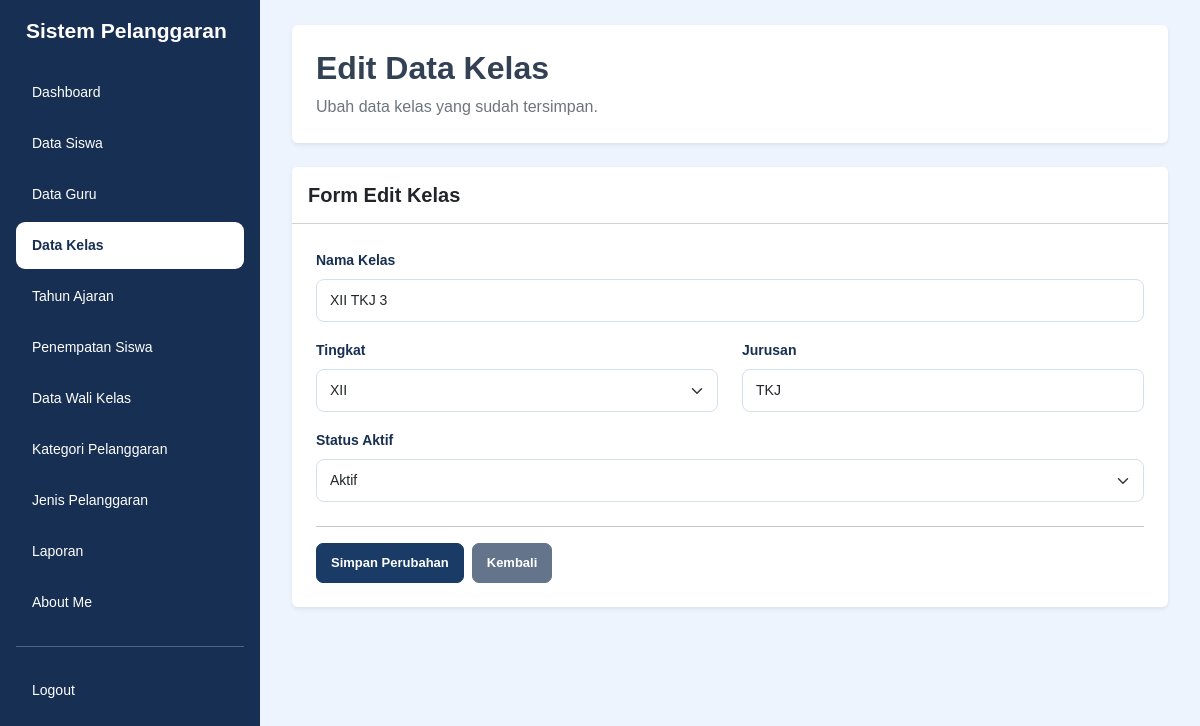
/edit_kelas.php?id=42 (signed in), run on the app's committed database.
### tables this page shows
CREATE TABLE `t_kelas` (
  `id` int(11) NOT NULL,
  `nama` varchar(100) NOT NULL,
  `tingkat` varchar(20) NOT NULL,
  `jurusan` varchar(100) NOT NULL,
  `status_aktif` tinyint(1) NOT NULL,
  `created_at` timestamp NOT NULL DEFAULT current_timestamp(),
  `updated_at` timestamp NOT NULL DEFAULT current_timestamp()
);

### edit_kelas.php (the view, shortened to what this page needs)
<?php
include 'config/koneksi.php';
$halaman = basename($_SERVER['PHP_SELF']);
$id = $_GET['id'] ?? '';
$id = (int) $id;
$query = mysqli_query($koneksi, "SELECT * FROM t_kelas WHERE id = $id");
$data = mysqli_fetch_assoc($query);
?>
<!DOCTYPE html>
<html lang="id">
<head>
    <link href="https://cdn.jsdelivr.net/npm/bootstrap@5.3.8/dist/css/bootstrap.min.css" rel="stylesheet">
    <link rel="stylesheet" href="style/style.css">
</head>
<body class="bg-light">
<div class="container-fluid">
    <div class="row">
        <div class="sidebar col-md-3 col-lg-2 position-fixed top-0 start-0 vh-100 p-3 overflow-auto">
            <h4 class="text-white mb-4">Sistem Pelanggaran</h4>
            <ul class="nav nav-pills flex-column gap-1">
                <li class="nav-item">
                    <a href="dashboard.php" class="nav-link text-white">Dashboard</a>
                </li>
                <li class="nav-item">
                    <a href="data_siswa.php" class="nav-link text-white">Data Siswa</a>
                </li>
                <li class="nav-item">
                    <a href="data_guru.php" class="nav-link text-white">Data Guru</a>
                </li>
                <li class="nav-item">
                    <a href="data_kelas.php"
                       class="nav-link <?= $halaman == 'edit_kelas.php' ? 'active' : 'text-white'; ?>">
                        Data Kelas
                    </a>
                </li>
                <li class="nav-item">
                    <a href="data_tahun_ajaran.php" class="nav-link text-white">Tahun Ajaran</a>
                </li>
                <li class="nav-item">
                    <a href="data_penempatan_siswa.php" class="nav-link text-white">Penempatan Siswa</a>
                </li>
                <li class="nav-item">
                    <a href="data_wali_kelas.php" class="nav-link text-white">Data Wali Kelas</a>
                </li>
                <li class="nav-item">
                    <a href="data_kategori_pelanggaran.php" class="nav-link text-white">Kategori Pelanggaran</a>
                </li>
                <li class="nav-item">
                    <a href="data_jenis_pelanggaran.php" class="nav-link text-white">Jenis Pelanggaran</a>
                </li>
                <li class="nav-item">
                    <a href="laporan.php" class="nav-link text-white">Laporan</a>
                </li>
                <li class="nav-item">
                    <a href="about_me.php" class="nav-link text-white">About Me</a>
                </li>
                <hr class="border-white">
                <li class="nav-item">
                    <a href="logout.php" class="nav-link text-white">Logout</a>
                </li>
            </ul>
        </div>
        <main class="content-main">
            <div class="page-content">
                <div class="bg-white rounded shadow-sm p-4 mb-4">
                    <h2 class="fw-bold mb-2">Edit Data Kelas</h2>
                    <p class="text-secondary mb-0">
                        Ubah data kelas yang sudah tersimpan.
                    </p>
                </div>
                <div class="card shadow-sm border-0">
                    <div class="card-header bg-white p-3">
                        <h5 class="mb-0 fw-bold">Form Edit Kelas</h5>
                    </div>
                    <div class="card-body p-4">
                        <form action="proses_edit_kelas.php" method="POST">
                            <div class="mb-3">
                                <label for="nama" class="form-label">Nama Kelas</label>
                                <input type="text" id="nama" name="nama"
                                       class="form-control"
                                       value="<?= htmlspecialchars($data['nama']); ?>"
                                       required>
                            </div>
                            <div class="row">
                                <div class="col-md-6 mb-3">
                                    <label for="tingkat" class="form-label">Tingkat</label>
                                    <select id="tingkat" name="tingkat"
                                            class="form-select" required>
                                        <option value="XII" <?= $data['tingkat'] == 'XII' ? 'selected' : ''; ?>>XII</option>
                                    </select>
                                </div>
                                <div class="col-md-6 mb-3">
                                    <label for="jurusan" class="form-label">Jurusan</label>
                                    <input type="text" id="jurusan" name="jurusan"
                                           class="form-control"
                                           value="<?= htmlspecialchars($data['jurusan']); ?>"
                                           required>
                                </div>
                            </div>
                            <div class="mb-4">
                                <label for="status_aktif" class="form-label">Status Aktif</label>
                                <select id="status_aktif" name="status_aktif"
                                        class="form-select" required>
                                    <option value="1" <?= $data['status_aktif'] == 1 ? 'selected' : ''; ?>>Aktif</option>
                                </select>
                            </div>
                            <hr>
                            <div class="d-flex gap-2 mt-3">
                                <button type="submit" name="update" class="btn btn-primary">
                                    Simpan Perubahan
                                </button>
                                <a href="data_kelas.php" class="btn btn-secondary">
                                    Kembali
                                </a>
                            </div>
                        </form>
                    </div>
                </div>
            </div>
        </main>
    </div>
</div>
</body>
</html>

### style/style.css (style rules this page uses)
* { box-sizing: border-box; }
html { width: 100%; min-height: 100%; overflow-x: hidden; }
body { width: 100%; min-height: 100vh; margin: 0; padding: 0; font-family: Arial, Helvetica, sans-serif; background-color: #edf4fd; color: #334155; }
a { text-decoration: none; }
.sidebar { position: fixed !important; top: 0; left: 0; width: 260px !important; max-width: 260px !important; height: 100vh; padding: 24px 15px; background-color: #172f52 !important; z-index: 1001; overflow-y: auto; overflow-x: hidden; flex: none !important; }
.sidebar h4 { color: #ffffff; font-size: 21px; font-weight: 700; margin: 0 0 38px; padding: 0 10px; line-height: 1.4; }
.sidebar .nav { display: flex; flex-direction: column; gap: 7px; }
.sidebar .nav-item { width: 100%; }
.sidebar .nav-link { display: block; width: 100%; padding: 13px 16px; border-radius: 9px; color: #e2eaf6; font-size: 14px; font-weight: 500; transition: all 0.2s ease; }
.sidebar .nav-link.active { background-color: #ffffff !important; color: #172f52 !important; font-weight: 700; }
.content-main { display: block !important; position: relative; width: calc(100% - 260px) !important; max-width: none !important; min-height: 100vh; margin-left: 260px !important; margin-right: 0 !important; padding: 25px 32px 35px !important; background-color: #edf4fd; overflow-x: hidden; }
.btn { display: inline-flex; justify-content: center; align-items: center; border-radius: 7px; padding: 9px 14px; font-size: 13px; font-weight: 600; white-space: nowrap; transition: all 0.2s ease; }
.btn-primary { background-color: #193b65; border-color: #193b65; color: #ffffff; }
.btn-secondary { background-color: #64748b; border-color: #64748b; color: #ffffff; }
.form-label { color: #172f52; font-size: 14px; font-weight: 600; }
.form-control, .form-select { padding: 10px 13px; border: 1px solid #d5e0ee; border-radius: 8px; font-size: 14px; }
@media (min-width: 768px) { .content-main { padding-top: 25px !important; } }

### data on the page
t_kelas: nama "XII TKJ 3", tingkat "XII", jurusan "TKJ", status_aktif "Aktif"
